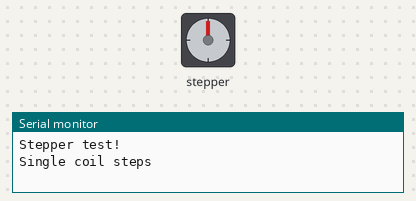
Bench run of a sketch on a simulated Arduino Uno, built with avr-gcc and run on an emulated ATmega328P. Shown: stepper motor, the last lines printed to the serial monitor. Stepper angles assume 256 steps per turn.

Above: at 0.15 s.
At 16.3 s:
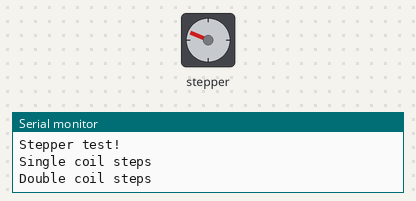
At 21.3 s:
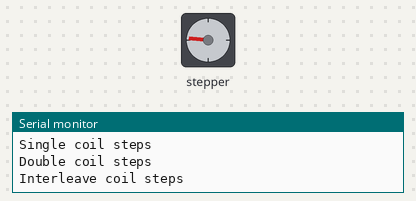
At 35.0 s:
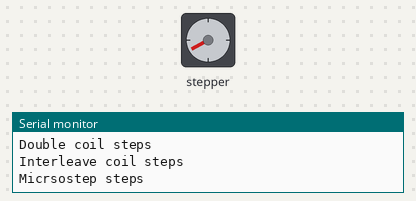
Timing chart, 0 to 40.0 s (numbered marks = the images above):
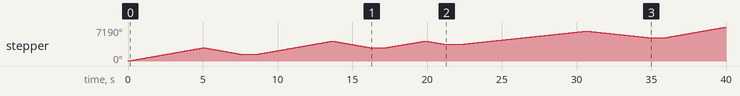

Measured:
- by itself, stepper: turns 2812° clockwise in 5.1 s, then 1406° counter-clockwise in 2.5 s, then 2811° clockwise in 5.1 s, then 1405° counter-clockwise in 2.5 s, and so on

The sketch:

PruebaMotorV1.ino
```cpp
#include <AFMotor.h>

AF_Stepper motor(256, 2); // Puerta 2 (M3-M4)

void setup()
{
    Serial.begin(9600);
    Serial.println("Stepper test!");

    motor.setSpeed(100); // rpm
}


void loop()
{
   Serial.println("Single coil steps");
   motor.step(2000, FORWARD, SINGLE);
   motor.step(1000, BACKWARD, SINGLE);
   delay(1000);

   Serial.println("Double coil steps");
   motor.step(2000, FORWARD, DOUBLE);
   motor.step(1000, BACKWARD, DOUBLE);
   delay(1000);

   Serial.println("Interleave coil steps");
   motor.step(2000, FORWARD, INTERLEAVE);
   motor.step(1000, BACKWARD, INTERLEAVE);
   delay(1000);

   Serial.println("Micrsostep steps");
   motor.step(2000, FORWARD, MICROSTEP);
   motor.step(1000, BACKWARD, MICROSTEP);
   delay(1000);
}
```
